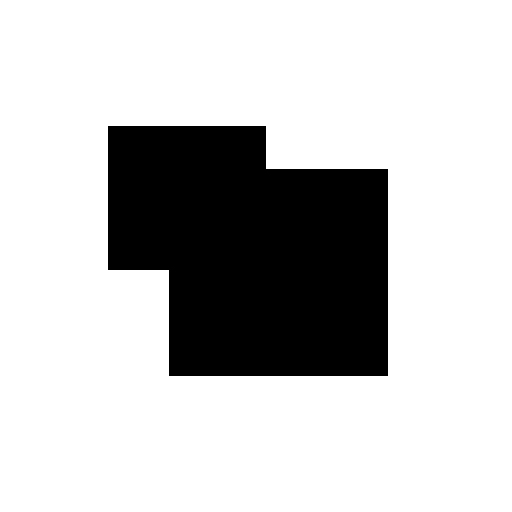
#> input picture data/CornerTest.jpg, 512 x 512 px
$ python 0801.py
#> lines starting #> are read from the running program, lines starting #| are printed output that depends on the picture; after the words box and inside, x2 and y2 are one past the last pixel; in counts of white or black regions, pixels touching at a corner belong together
# 0801.py
import cv2
import numpy as np
#1
def findLocalMaxima(src):
    kernel= cv2.getStructuringElement(shape=cv2.MORPH_RECT, ksize=(11,11))
    dilate = cv2.dilate(src,kernel)
    localMax = (src == dilate)

    erode = cv2.erode(src,kernel)
    localMax2 = src > erode
    localMax &= localMax2
    points = np.argwhere(localMax == True)
    points[:,[0, 1]] = points[:,[1, 0]]
    return points

#2
src = cv2.imread('./data/CornerTest.jpg')
#> src is the input picture: shape (512, 512, 3); min 0, max 255, mean 198.3
gray = cv2.cvtColor(src, cv2.COLOR_BGR2GRAY)
res = cv2.preCornerDetect(gray, ksize=3)
ret, res2 = cv2.threshold(np.abs(res), 0.1, 0, cv2.THRESH_TOZERO)
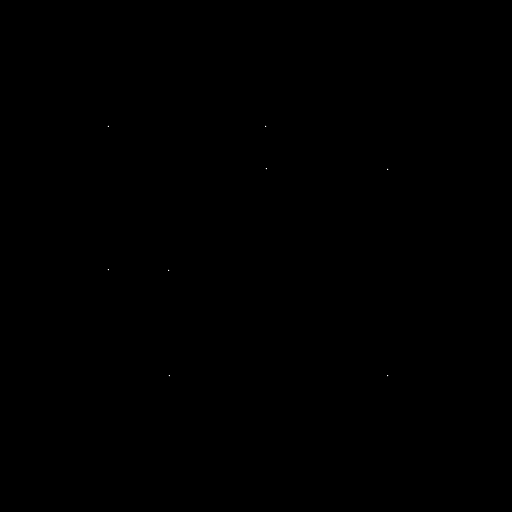
#> res2: shape (512, 512) float32; min 0, max 1.12, mean 4.57e-05; drawn with min black and max white
corners = findLocalMaxima(res2)
#> in findLocalMaxima, `localMax = (src == dilate)`:
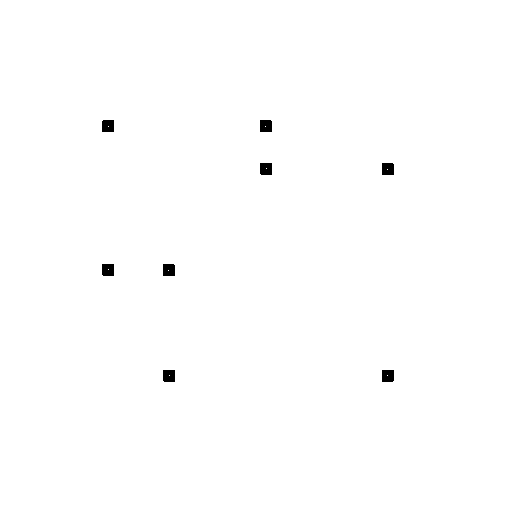
#> localMax: shape (512, 512) bool; 99.6% white; 8 black regions, largest, box (x1, y1, x2, y2) and area: (102, 120, 114, 132) 142, (260, 120, 272, 132) 142, (260, 163, 272, 175) 142
#> in findLocalMaxima, `erode = cv2.erode(src,kernel)`: erode: shape (512, 512) float32; every value is 0
#> in findLocalMaxima, `localMax2 = src > erode`: localMax2: shape (512, 512) bool; 0.01% white in thin lines or dots, all inside (x1, y1, x2, y2) = (107, 125, 389, 377)
#> in findLocalMaxima, `localMax &= localMax2`: localMax: shape (512, 512) bool; 0% white in thin lines or dots, all inside (x1, y1, x2, y2) = (108, 126, 388, 376)
#> in findLocalMaxima, `points = np.argwhere(localMax == True)`: points = [[126, 108], [126, 265], [168, 266], [169, 387], [269, 108], [270, 168], [375, 169], [375, 387]]
#> corners = [[108, 126], [265, 126], [266, 168], [387, 169], [108, 269], [168, 270], [169, 375], [387, 375]]
print('corners.shape=', corners.shape)
#| corners.shape= (8, 2)

#3
dst = src.copy()
for x, y in corners:
    cv2.circle(dst, (x, y), 5, (0,0,255), 2)
#> this loop made 8 passes
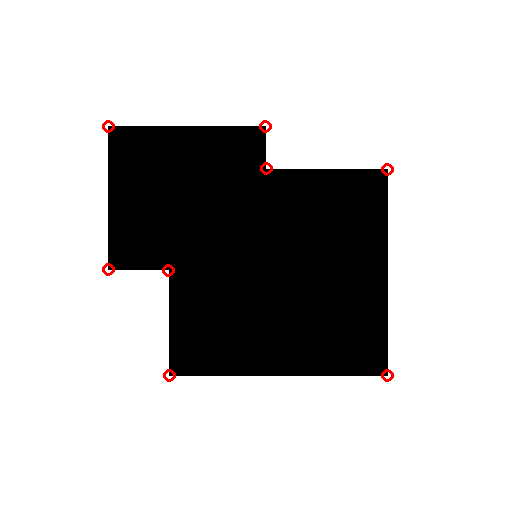
#> dst: shape (512, 512, 3); 0.27% of pixels changed, all inside (x1, y1, x2, y2) = (102, 120, 394, 382)

cv2.imshow('dst',  dst)
cv2.waitKey()
cv2.destroyAllWindows()

$ run again, with data/Heart10.jpg copied over data/CornerTest.jpg
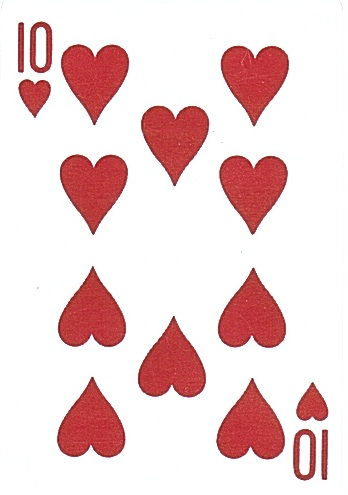
#> input picture data/Heart10.jpg, 348 x 495 px
#> src is the input picture: shape (495, 348, 3); mean B, G, R 211.8, 211.2, 238.2
#> in findLocalMaxima, `localMax = (src == dilate)`:
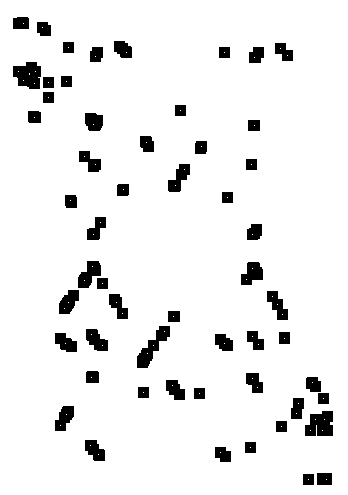
#> localMax: shape (495, 348) bool; 92.9% white; 55 black regions, largest, box (x1, y1, x2, y2) and area: (13, 62, 41, 89) 578, (305, 411, 333, 436) 570, (137, 326, 170, 368) 550
#> erode: shape (495, 348) float32; every value is 0
#> localMax2: shape (495, 348) bool; 0.1% white in thin lines or dots, all inside (x1, y1, x2, y2) = (18, 22, 328, 480)
#> points = 79 pairs, first value 23 to 479, second value 18 to 326
#> corners = 79 pairs, first value 18 to 326, second value 23 to 479
#| corners.shape= (79, 2)
#> the loop `for x, y in corners:` made 79 passes
#> (x, y) on passes 1 to 8: (23, 23), (42, 27), (68, 47), (280, 48), (126, 52), (224, 52), (287, 55), (95, 56)
#> after the loop `for x, y in corners:`:
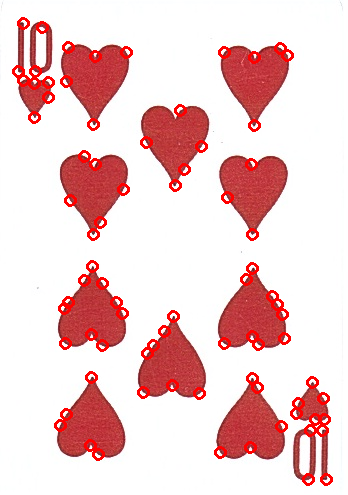
#> dst: shape (495, 348, 3); 4.03% of pixels changed, all inside (x1, y1, x2, y2) = (12, 17, 333, 486)
